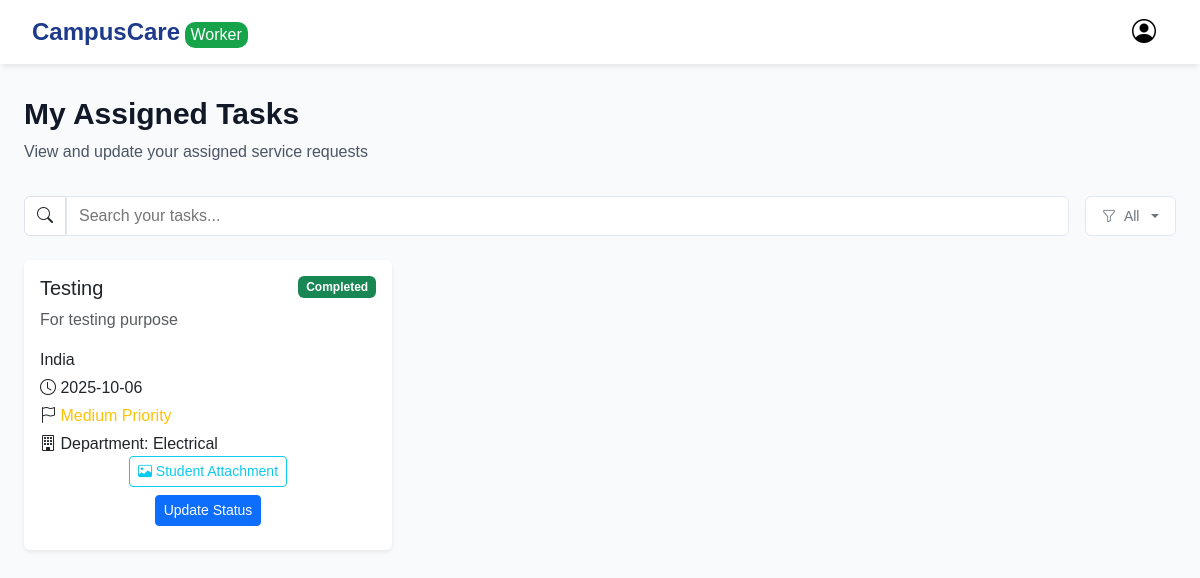
The page /worker (signed in) on the database its author committed.
### tables this page shows
CREATE TABLE requests (
                id INTEGER PRIMARY KEY AUTOINCREMENT,
                studentID INTEGER NOT NULL,
                title TEXT NOT NULL,
                location TEXT NOT NULL,
                status TEXT NOT NULL,
                priority TEXT NOT NULL,
                description TEXT NOT NULL,
                date TEXT NOT NULL,
                workerID INTEGER,
                notes TEXT,
                worker_notes TEXT, image_filename TEXT, image_path TEXT, department TEXT, worker_image_path TEXT,
                FOREIGN KEY (studentID) REFERENCES users (id)
            );

### app.py (the view)
@app.route("/worker", methods=["GET","POST"])
def worker():
    if 'user_id' not in session or session.get('role') != 'Worker':
        flash("Access denied. Please login as a worker.", "danger")
        return redirect("/")
    worker_id = session["user_id"]
    assigned_requests = execute_query("""
        SELECT requests.*, users.username as student_name
        FROM requests
        LEFT JOIN users ON requests.studentID = users.id
        WHERE requests.workerID = ?
        ORDER BY requests.date DESC;
    """, [worker_id], fetchall=True)
    assigned_requests_dict = rows_to_dict(assigned_requests) if assigned_requests else []
    return render_template("worker.html",
                           name=session["username"],
                           assigned_requests=assigned_requests_dict)

### app.py (called while the page is built)
def get_db_connection():
    conn = sqlite3.connect('database.db')
    conn.row_factory = sqlite3.Row  # This enables name-based access to columns
    return conn

def execute_query(query, params=(), fetch=False, fetchall=False):
    conn = get_db_connection()
    cursor = conn.cursor()
    cursor.execute(query, params)
    if fetch:
        result = cursor.fetchone()
    elif fetchall:
        result = cursor.fetchall()
    else:
        result = None
    conn.commit()
    conn.close()
    return result

def rows_to_dict(rows):
    if rows is None:
        return None
    return [dict(row) for row in rows]

### templates/worker.html (shortened to what this page needs)
{% extends "layout.html" %}
{% block body %}
<div id="root" style="background-color: #f9fafb; padding: 0px">
    <div class="d-flex p-2" id="nav-bar">
        <div>
            <h1 id="headline">CampusCare</h1>
            <button id="button-worker" style="background-color: #16a34a; color: white; border: none; border-radius: 10px;">Worker</button>
        </div>
        <div class="d-flex align-items-center gap-3">
            <div class="dropdown">
                <a href="#" class="d-flex align-items-center text-decoration-none" data-bs-toggle="dropdown">
                <i class="bi bi-person-circle fs-4" id="user" style="padding: 7px 12px; border-radius: 8px; color: black"></i>
                </a>
            </div>
        </div>
    </div>
    <div id="home-content">
        <div id="request-title">
            <div>
                <h2>My Assigned Tasks</h2>
                <p>View and update your assigned service requests</p>
            </div>
        </div>
        <div id="search-containner" class="mb-4">
            <span class="input-group-text" style="background-color: white; border-radius: 6px 0px 0px 6px; height:40px;">
                <i class="bi bi-search"></i>
            </span>
            <input id="input" type="text" placeholder="Search your tasks..." aria-label="Search">
            <div class="dropdown">
                <button class="btn btn-outline-secondary dropdown-toggle d-flex align-items-center gap-2" type="button" id="filterDropdown" data-bs-toggle="dropdown" aria-expanded="false">
                <i class="bi bi-funnel"></i>
                <span id="selected-filter">All</span>
                </button>
            </div>
        </div>
        <div class="row g-4" id="tasks-container">
            {% for request in assigned_requests %}
            <div class="col-12 col-md-6 col-lg-4 task-card">
                <div class="card shadow-sm border-0 h-100">
                    <div class="card-body">
                        <h5 class="card-title mb-1">
                            {{ request.title }}
                            <span class="badge float-end
                                {% if request.status == 'Completed' %}bg-success
                                {% elif request.status == 'In Progress' %}bg-primary
                                {% else %}bg-secondary{% endif %}">
                                {{ request.status }}
                            </span>
                        </h5>
                        <p class="text-muted mb-3">{{ request.description }}</p>
                        <p class="mb-1"><class="bi bi-geo-alt"></i> {{ request.location }}</p>
                        <p class="mb-1"><i class="bi bi-clock"></i> {{ request.date }}</p>
                        <p class="mb-1">
                            <i class="bi bi-flag"></i>
                            <span class="{% if request.priority == 'high' %}text-danger
                                {% elif request.priority == 'medium' %}text-warning
                                {% else %}text-info{% endif %}">
                                {{ request.priority|capitalize }} Priority
                            </span>
                        </p>
                        <p class="mb-1">
                            <i class="bi bi-building"></i> Department: {{ request.department or "Not specified" }}
                        </p>
                        <div class="d-flex flex-column mt-auto">
                            {% if request.image_path %}
                            <div class="mb-2 d-flex justify-content-end">
                                <button type="button" class="btn btn-sm btn-outline-info" data-bs-toggle="modal" data-bs-target="#imageModal" data-image-path="{{ request.image_path }}">
                                    <i class="bi bi-image"></i> Student Attachment
                                </button>
                            </div>
                            {% endif %}
                            <div class="d-flex justify-content-end">
                                <button type="button" class="btn btn-sm btn-primary" data-bs-toggle="modal" data-bs-target="#updateModal{{ request.id }}">
                                    Update Status
                                </button>
                            </div>
                        </div>
                    </div>
                </div>
            </div>
            {% else %}
            <div class="col-12">
                <div class="alert alert-info" role="alert">
                    You don't have any assigned requests at the moment.
                </div>
            </div>
            {% endfor %}
        </div>
    </div>
</div>
{% endblock %}

### static/styles.css (style rules this page uses)
body { font-family: sans-serif; }
#root { padding: 16px; min-height: 100vh }
#nav-bar { display: flex; justify-content: space-between; align-items: center; background-color: white; padding: 0px 32px 0px 32px !important; height: 64px; box-shadow: 0 4px 6px -2px rgba(0, 0, 0, 0.1); }
#headline { display:inline; color: #1e3a8a; font-weight: 700; font-size: 24px; line-height: 32px; }
#home-content { padding: 32px 24px 32px 24px; max-width: 1280px; margin: 0px auto; }
#request-title { display: flex; justify-content: space-between; align-items: center; margin: 0px 0px 32px 0px; }
#request-title h2 { color: #111827; font-weight: 700; font-size: 30px; line-height: 36px; }
#request-title p { color: #4b5563; margin: 8px 0px 0px 0px; }
#search-containner { display: flex; justify-content: space-between; align-items: center; }
#input { width: 100%; background-color: white; padding: 8px 12px 8px 12px; height: 40px; border: 1px solid #e2e8f0; border-radius: 0px 6px 6px 0px; }
#filterDropdown { background-color: white; font-weight: 500; font-size: .875rem; line-height: 1.25rem; padding: 8px 16px 8px 16px; margin-left: 16px; height: 40px; border: 1px solid #e2e8f0; border-radius: 6; }
.card-body { display: flex; flex-direction: column; height: 100%; padding-bottom: 1.5rem; }
.card-body .btn { align-self: flex-end; margin-top: auto; }
.card-body .d-flex { justify-content: space-between; align-items: center; }
.card-body p:last-of-type { margin-bottom: 0 !important; }
.card-body .card-title { margin-bottom: 0.5rem !important; }
.card-body .text-muted { margin-bottom: 1rem !important; }
.task-card { transition: transform 0.2s; }
.badge { font-size: 0.75rem; padding: 0.4em 0.65em; }

### rows shown on the page
requests: title "Testing", status "Completed", description "For testing purpose", location "India", date "2025-10-06", priority "Medium", department "Electrical"
